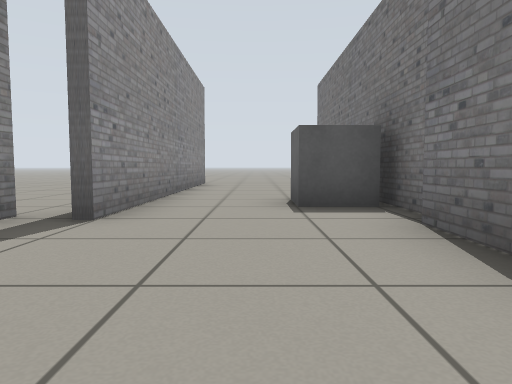
[1] (above)

12 first-person views from a walk through a world built for the Gazebo simulator. The camera is 0.5 m above the floor, tilts 4° down and sees 70° across. The floor is counted in squares, 1 m on a side. Each view is taken from the middle of a square. On the plan, view 1 faces up. The plan holds only what a view shows up to about 9 squares ahead; the rest is blank.

[2]
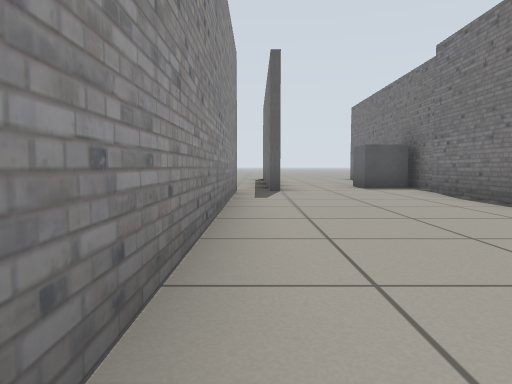

[3]
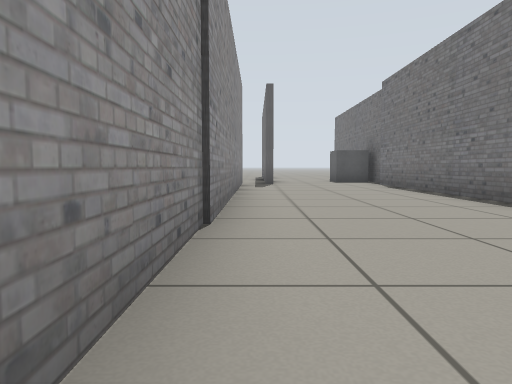

[4]
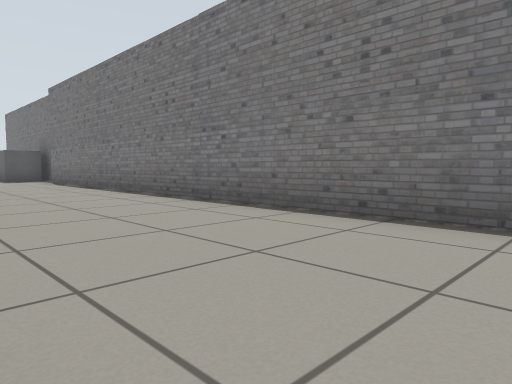

[5]
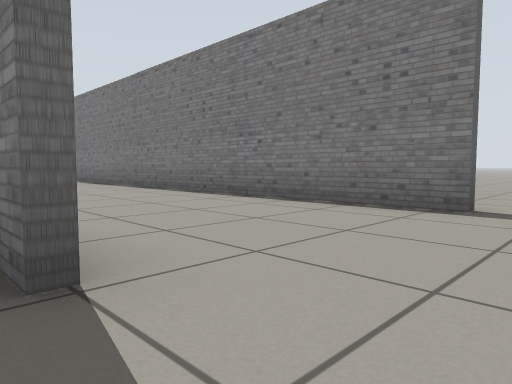

[6]
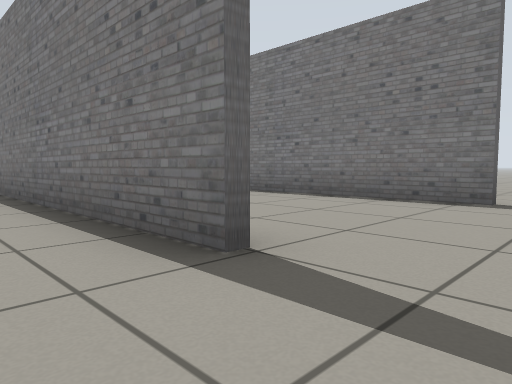

[7]
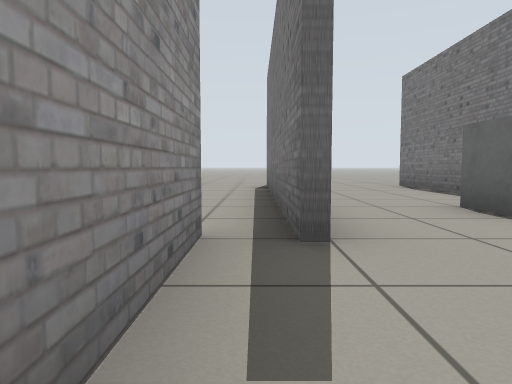

[8]
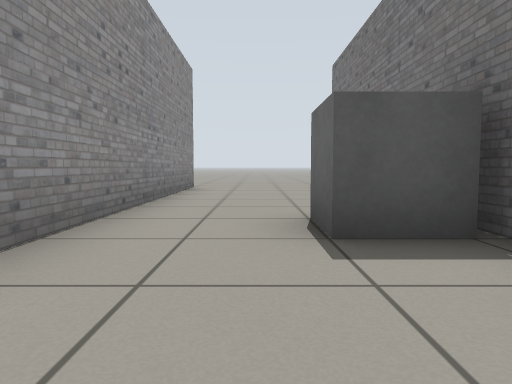

[9]
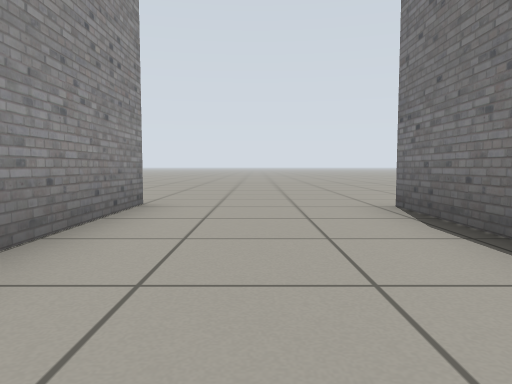

[10]
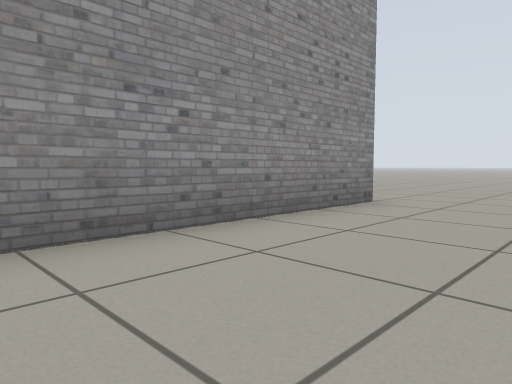

[11]
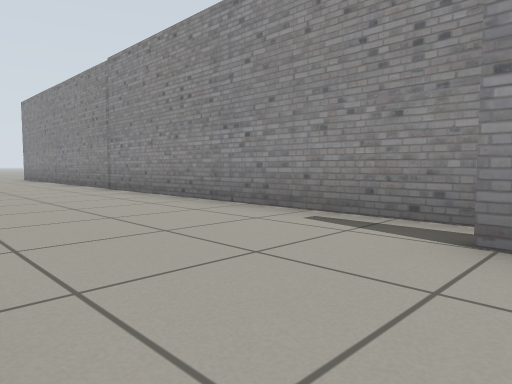

[12]
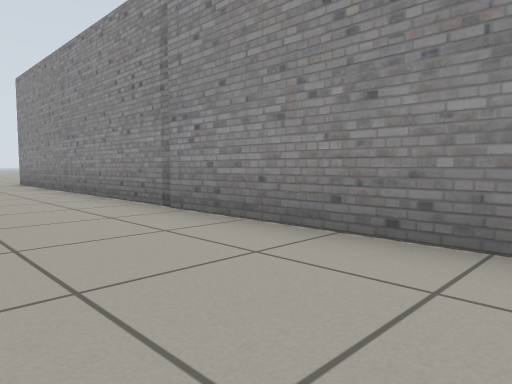

### Floor plan
Points are (right, up) in squares from view 1. A wall is a line through its corners. A room is listed if a view was taken in it or the views show most of it. See-through windows are left out.
Room 1 (views 1, 2, 3, 4, 7, 8, 9, 10, 11, 12)
walls: (-2.4, 3.8) (-2.4, -10.5); (1.8, 3.8) (1.8, 10.6); (-1.5, 11) (-1.5, 3.4); (1.4, -11.9) (1.4, 3.2)
ways out: opening at (-3, -12.5) to room 2; opening at (-2, 11.5) to room 2; opening at (2, 11.5)
objects: grey box (1, 5)
Room 2 (views 5, 6)
walls: (-1.7, 3.4) (-1.7, 9.9); (-2.7, -11.5) (-2.7, -5.2)
ways out: opening at (-3, -12.5) to room 1; opening at (-2, 11.5) to room 1

Positions as (right, up) in squares from view 1, and headings:
1: (0, 0), facing up
2: (-2, -4), facing up
3: (-2, -7), facing up
4: (-2, -9), facing up-right
5: (-3, -13), facing up-right
6: (-4, -13), facing up-right
7: (-2, 1), facing up
8: (0, 2), facing up
9: (0, 6), facing up
10: (1, 6), facing up-left
11: (1, 4), facing down-left
12: (0, 0), facing down-left
